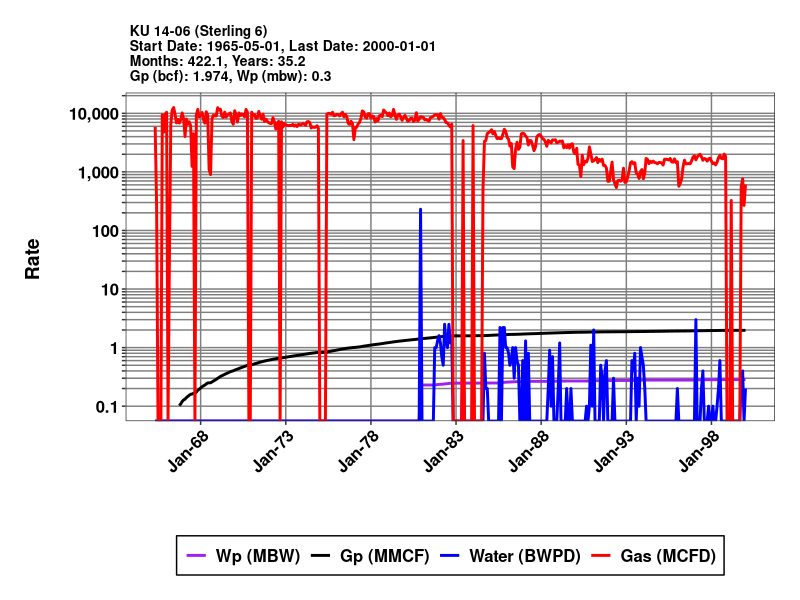
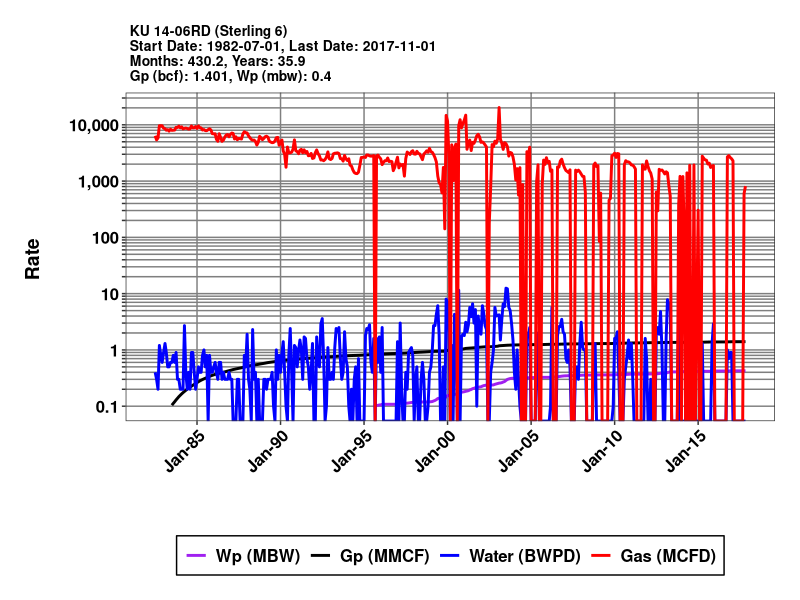
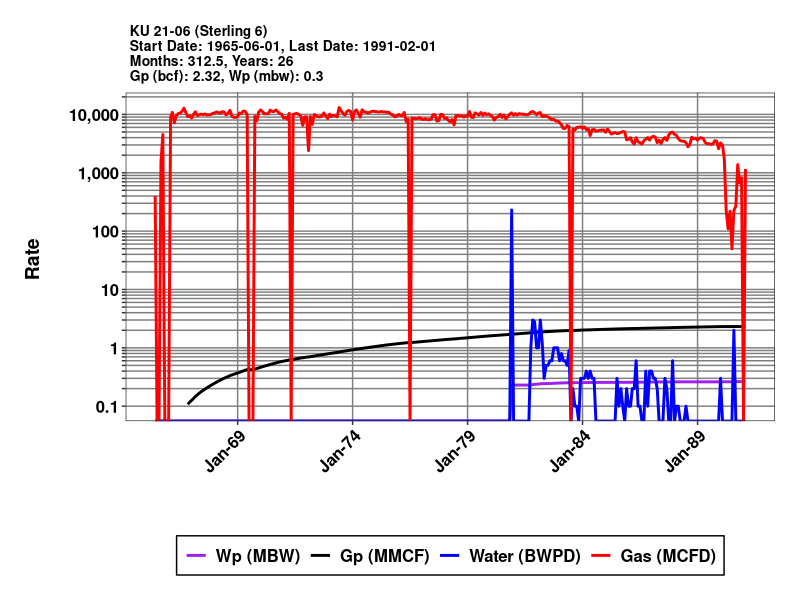
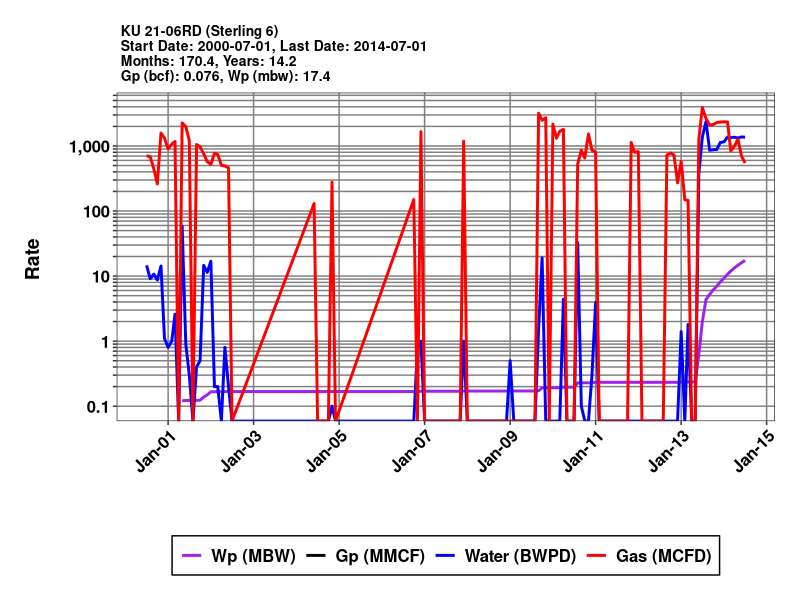
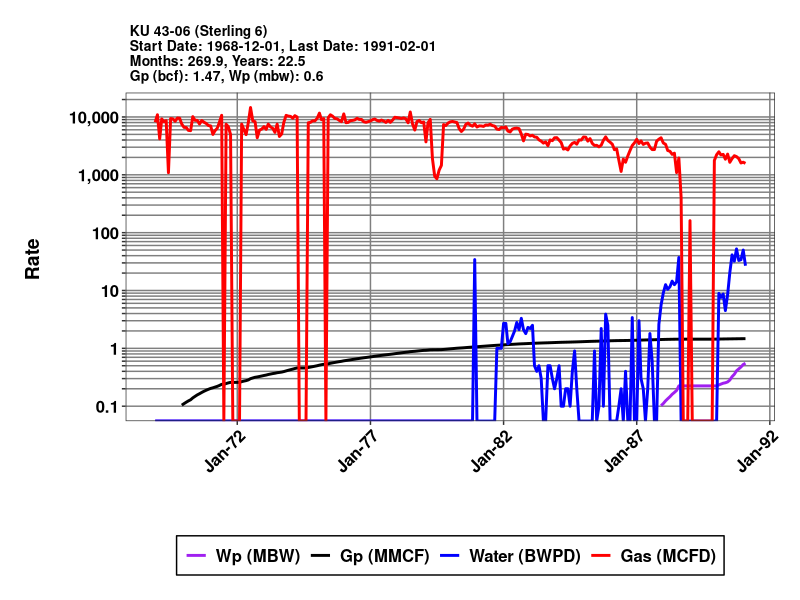
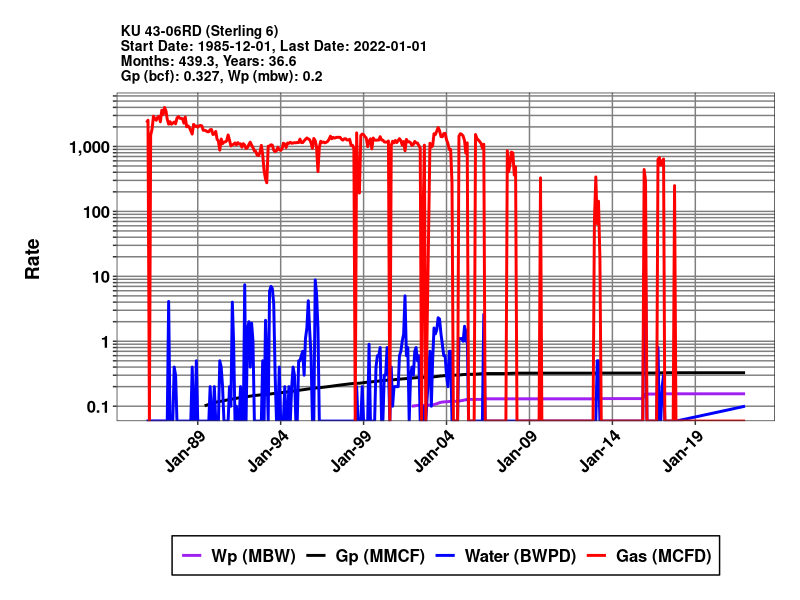
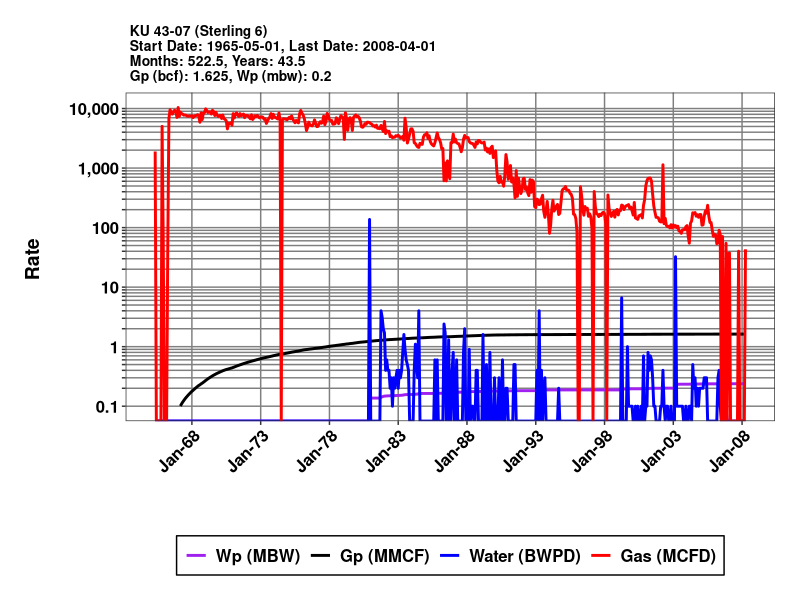
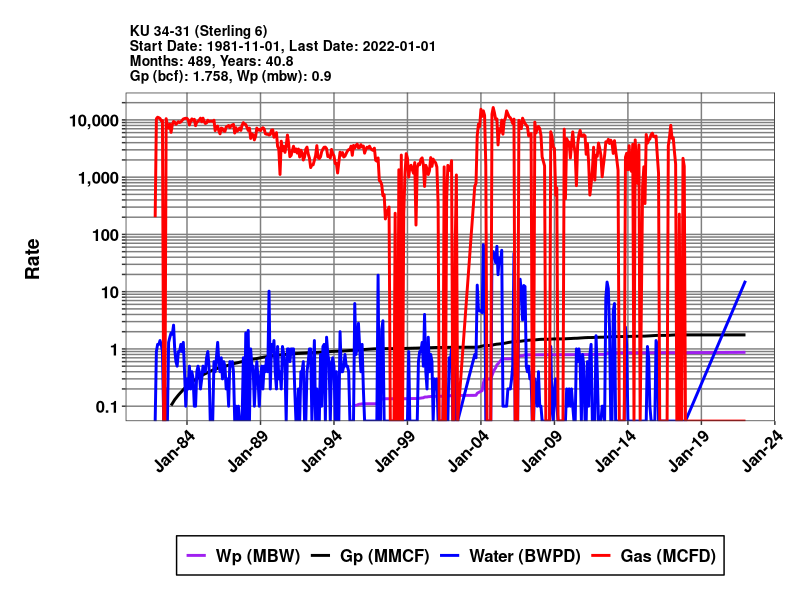

Write the R code that produced these figures, in order.
library(tidyverse)
options(scipen = 999)

prod <- read.csv('pool6_production.txt', header = T)
loglines <- read.csv('loglinesOriginal.csv', header = T)
well_hdr <- read.csv('petra_hdr.csv', header = T)

prod <- prod %>% select(API = API.Number, Date = Time, Gas = Op.Gas.Rate,
                        Water = Op.Water.Rate)

# doctor
prod$Date <- as.Date(substr(prod$Date, 1, 10), '%m/%d/%Y')
prod$API <- substr(prod$API, 1, 12)
prod[is.na(prod)] <- 0

# cumsums
prod <- prod %>% group_by(API) %>% mutate(Gp = cumsum(Gas)/10**6,
                                          Wp = cumsum(Water)/10**3)

# to long
prod <- reshape2::melt(prod, value.name = 'Rate', 
                       id = c('API', 'Date'),
                       na.rm = FALSE)

names(prod)[3] <- 'Stream'
prod <- prod %>%
  mutate(plot_labs = Stream) %>%
  mutate(plot_labs = str_replace(plot_labs, 'Gas', 'Gas (MCFD)')) %>%
  mutate(plot_labs = str_replace(plot_labs, 'Water', 'Water (BWPD)')) %>%
  mutate(plot_labs = str_replace(plot_labs, 'Gp', 'Gp (MMCF)')) %>%
  mutate(plot_labs = str_replace(plot_labs, 'Wp', 'Wp (MBW)')) 

prod$plot_labs <- factor(prod$plot_labs, 
                         levels = c('Wp (MBW)','Gp (MMCF)',
                                    'Water (BWPD)', 'Gas (MCFD)'))

# list of wells
apis <- unique(prod$API)

for(i in 1:length(apis)) {
  print(i)
  df <- prod[prod$API == apis[i], ]
  
  # plot title
  well_api <- well_hdr[i, 'API']
  well_well <- well_hdr[i, 'Well']
  startDate <- min(df$Date)
  stopDate <- max(df$Date)
  months_on <- round(as.numeric(stopDate - startDate)/30, 1)
  years_on <- round(months_on/12, 1)
  totals <- df %>% group_by(Stream) %>% do(tail(., n=1))
  gp <- format(as.numeric(round(totals[3, 'Rate'], 3)), big.mark = ',')
  wp <- format(as.numeric(round(totals[4, 'Rate'], 1)), big.mark = ',')
  well_title <- paste0(' ', well_well, ' (Sterling 6) \n ', 
                       'Start Date: ', startDate, ', ',
                       'Last Date: ', stopDate, '\n ',
                       'Months: ', months_on, ', Years: ', years_on,'\n ',
                       'Gp (bcf): ', gp, ', Wp (mbw): ', wp)
  
  # month scale for plot
  if(months_on < 12) date_scale <- '1 months'
  if(between(months_on, 12, 23.9)) date_scale <- '2 months'
  if(between(months_on, 24, 59.9)) date_scale <- '6 months'
  if(between(months_on, 60, 119.9)) date_scale <- '1 years'
  if(between(months_on, 120, 239.9)) date_scale <- '2 years'
  if(between(months_on, 240, 1000)) date_scale <- '5 years'
  
  
  
  p <- ggplot(df, aes(Date, Rate)) + 
    geom_line(aes(color = plot_labs), size = 1) + 
    scale_color_manual(values = c('purple', 'black', 'blue', 'red')) + 
    scale_y_log10(breaks = loglines[[1]], 
                  labels = loglines[[2]],
                  limits = c(0.1, NA)) + 
    scale_x_date(date_breaks = date_scale, date_labels = '%b-%y') +
    ggtitle(well_title) +
    xlab(' \n') + 
    ylab('Rate \n') +
    theme_bw() +
    theme(
      # text
      axis.text.x = element_text(size = 12, face = 'bold', color = 'black',
                                 angle = 45, hjust = 1),
      axis.text.y = element_text(size = 12, face = 'bold', color = 'black'),
      axis.title.x = element_text(size = 14, face = 'bold', color = 'black'),
      axis.title.y = element_text(size = 14, face = 'bold', color = 'black'),
      legend.text = element_text(size = 12, face = 'bold', color = 'black'),
      plot.title = element_text(size = 10, face = 'bold', color = 'black'),
      # legend
      legend.background = element_rect(color = 'black'), 
      legend.title = element_blank(),
      legend.position = 'bottom', #c(.1,.1), 
      # plot
      plot.margin = margin(c(.25,.25,.25,.25), unit = 'in'),
      # grid 
      panel.grid.major.y = element_line(color = 'grey50'),
      panel.grid.major.x = element_line(color = 'grey50'),
      panel.grid.minor.y = element_blank(),
      panel.grid.minor.x = element_blank()
    )
  pdf(file = paste0('./prod/',well_well,'.pdf'), height = 11, width = 17)
    print(p)
  dev.off()
}